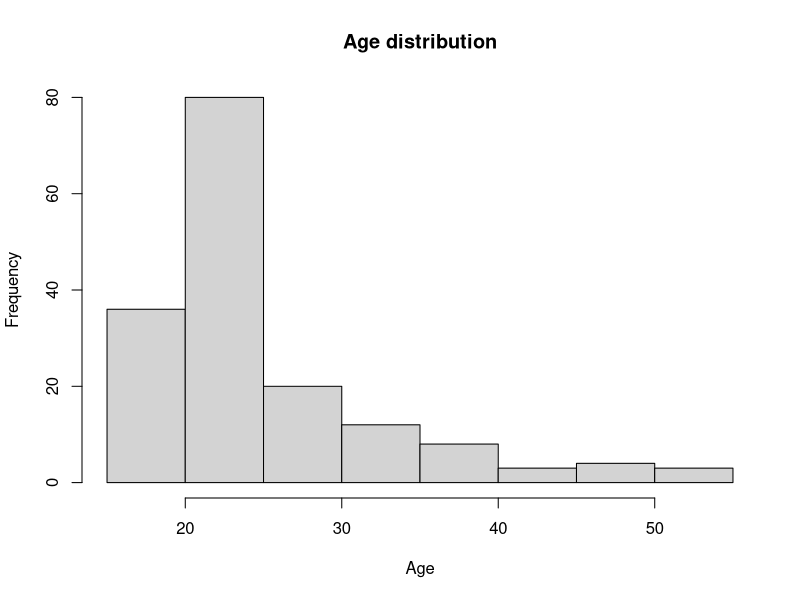
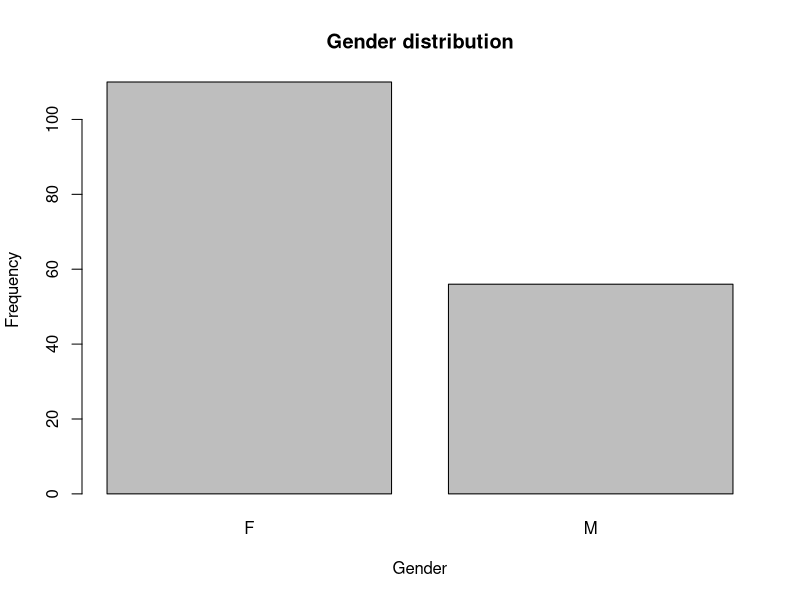
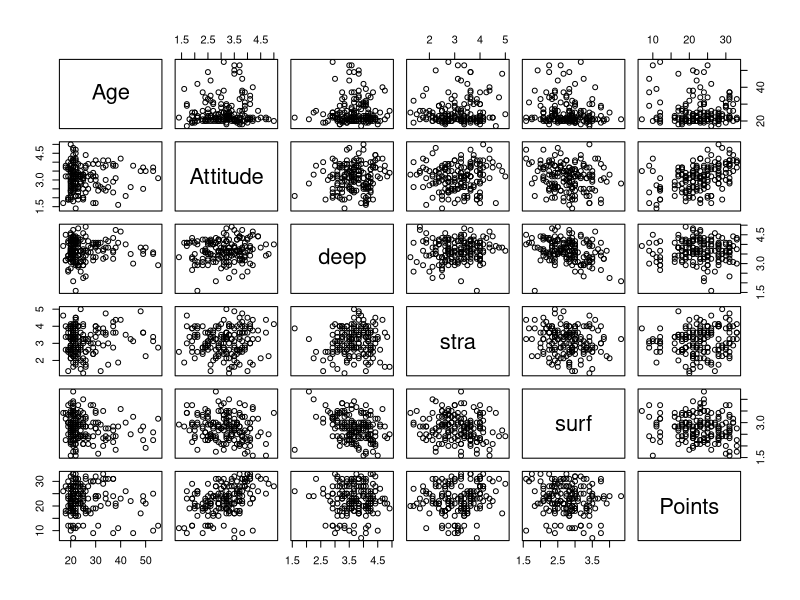
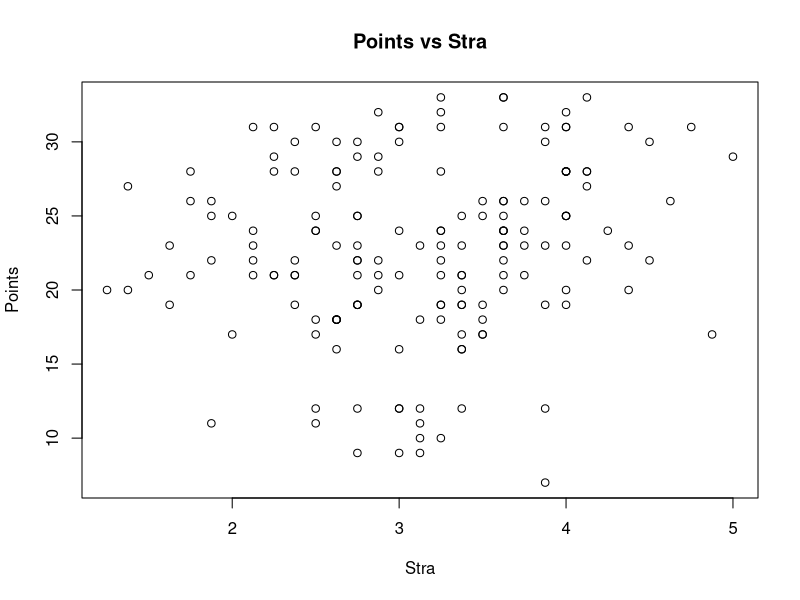
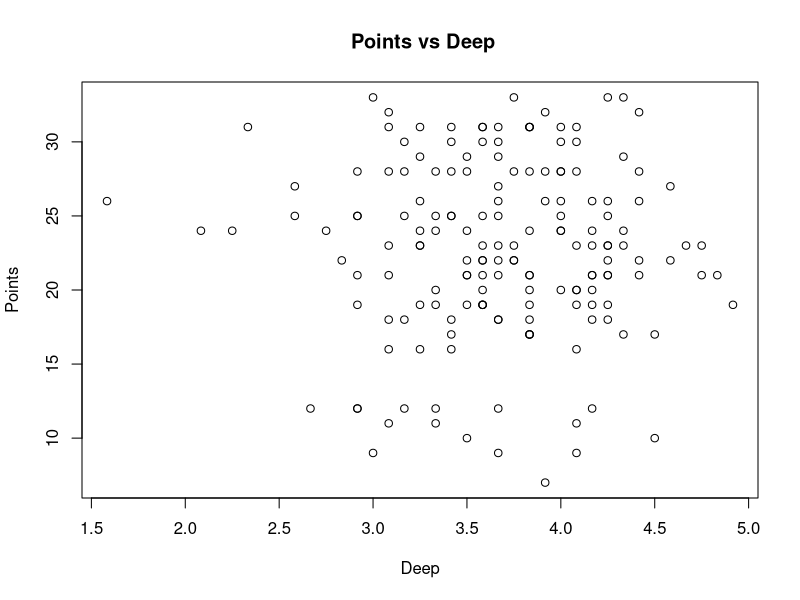
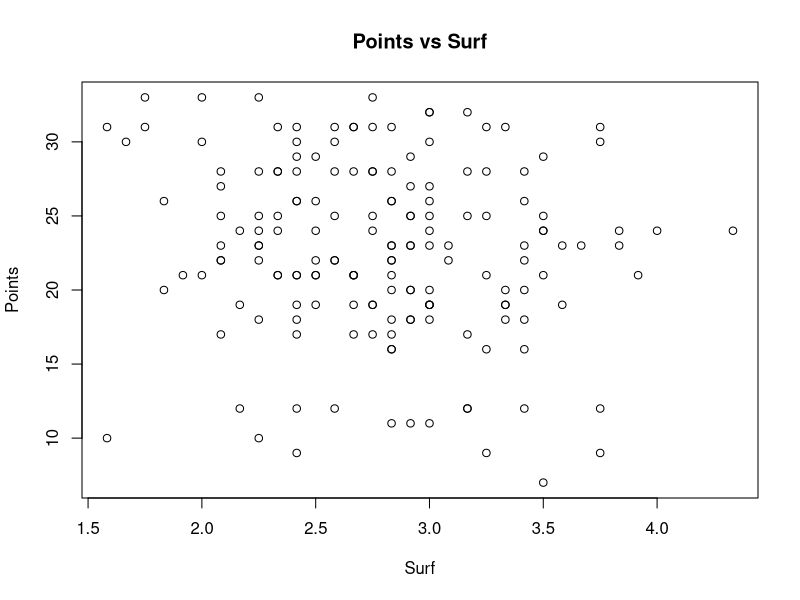
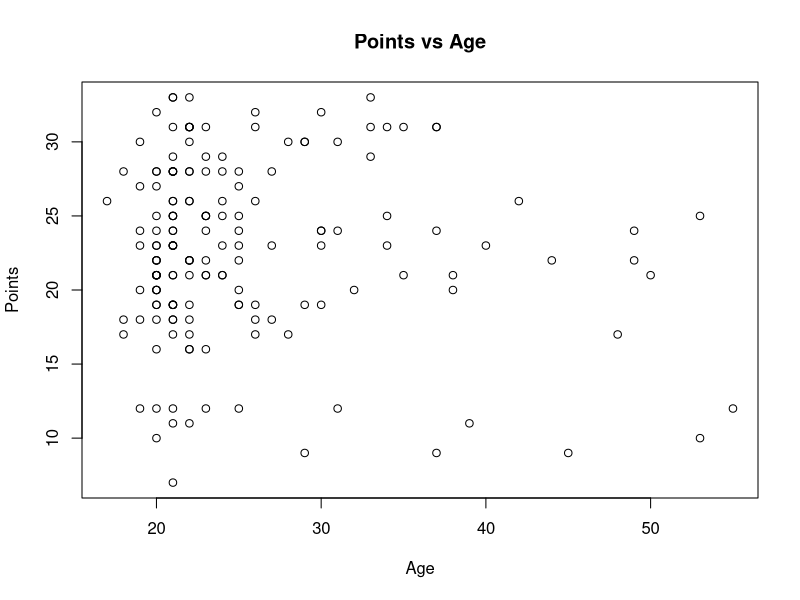
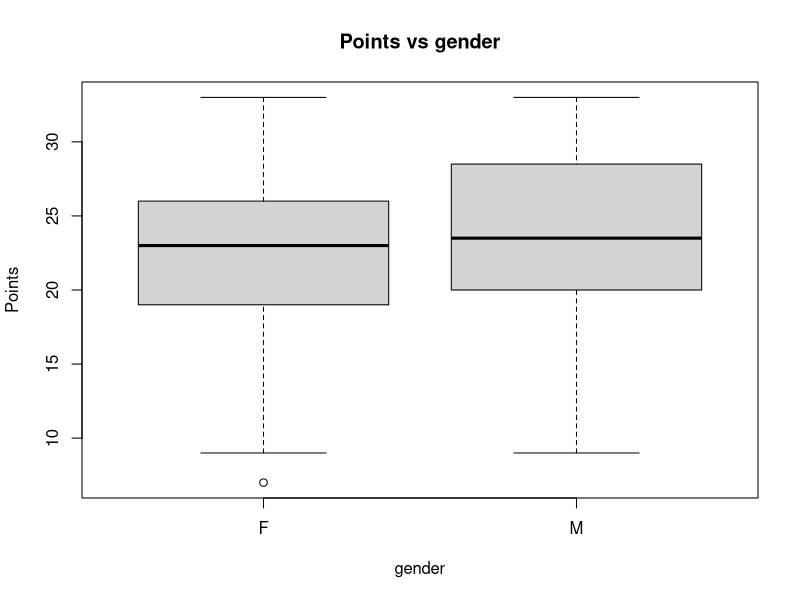

The R source for these figures, in order:
## ---- chunk 1
date()
## ---- chunk 2
students2014<- read.csv("data/learning2014.csv", header = TRUE, sep = ",")
str(students2014)
dim(students2014)
## ---- chunk 3
hist(students2014$Age, main="Age distribution", xlab="Age")
barplot(table(students2014$gender), main="Gender distribution", xlab="Gender", ylab="Frequency")
pairs(students2014[, c("Age", "Attitude", "deep", "stra", "surf", "Points")])
## ---- chunk 4
summary(students2014)
## ---- chunk 5
regressionpoints <- lm(Points ~ Attitude + stra + surf, data=students2014)
summary(regressionpoints)
## ---- chunk 6
plot(students2014$stra, students2014$Points, main="Points vs Stra", xlab="Stra", ylab="Points")
plot(students2014$deep, students2014$Points, main=" Points vs Deep", xlab="Deep", ylab="Points")
plot(students2014$surf, students2014$Points, main="Points vs Surf", xlab="Surf", ylab="Points")
plot(students2014$Age, students2014$Points, main="Points vs Age", xlab="Age", ylab="Points")
boxplot(students2014$Points ~ students2014$gender, main="Points vs gender", xlab="gender", ylab="Points")
plot(students2014$Attitude, students2014$Points, main="Points vs Attitude", xlab="Attitude", ylab="Points")

## ---- chunk 7
regressionpoints <- lm(Points ~ Attitude, data=students2014)
summary(regressionpoints)
## ---- chunk 8
par(mfrow = c(2, 2))  # Set up the graphics layout
plot(regressionpoints)  # This command will produce four plots
## ---- chunk 9
# Assuming the data frame is named students2014 and you want row 71
attitude_value <- students2014[71, "Attitude"]
points_value <- students2014[71, "Points"]

# Print the values
print(paste("Attitude:", attitude_value))
print(paste("Points:", points_value))

